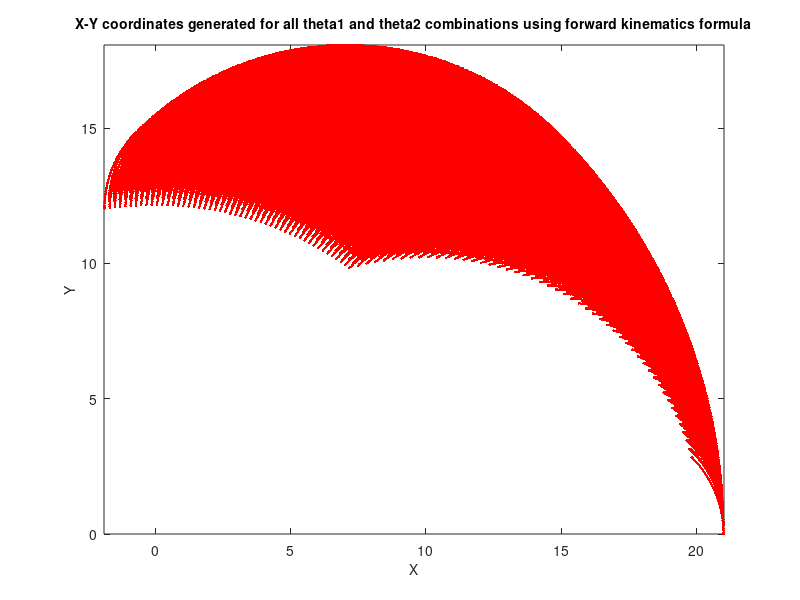

MATLAB code for this plot: (Note: this script raises an error after producing the figure.)
% The following code snippet shows how data is generated for all
% combination of |theta1| and |theta2| values and saved into a matrix to be
% used as training data. The reason for saving the data in two matrices is
% explained in the following section.

l1 = 10; % length of first arm
l2 = 7; % length of second arm
l3 = 4; % length of third arm

nr_p = 50;

theta1 = linspace(0, pi/4, nr_p); % all possible theta1 values
theta2 = linspace(0, pi/2, nr_p); % all possible theta2 values
theta3 = linspace(0, pi/4, nr_p); % all possible theta3 values

% [THETA1,THETA2] = meshgrid(theta1,theta2);
[THETA1,THETA2,THETA3] = meshgrid(theta1,theta2,theta3);

X = l1 * cos(THETA1) + l2 * cos(THETA1 + THETA2) + l3 * cos(THETA1 + THETA2 + THETA3); % compute x coordinates
Y = l1 * sin(THETA1) + l2 * sin(THETA1 + THETA2) + l3 * sin(THETA1 + THETA2 + THETA3); % compute y coordinates

% X = l1 * cos(THETA1) + l2 * cos(THETA1 + THETA2);
% Y = l1 * sin(THETA1) + l2 * sin(THETA1 + THETA2);

data1 = [X(:) Y(:) THETA1(:)]; % create x-y-theta1 dataset
data2 = [X(:) Y(:) THETA2(:)]; % create x-y-theta2 dataset
data3 = [X(:) Y(:) THETA3(:)]; % create x-y-theta3 dataset

%%
train_data1 = data1(1:2:end,:);
train_data2 = data2(1:2:end,:);
% train_data3 = data3(1:2:end,:);
val_data1 = data1(2:2:end,:);
val_data2 = data2(2:2:end,:);
% val_data3 = data3(2:2:end,:);

%%
TRAIN_P = 80;
PARTS = 25;
GROUP_SIZE = length(data1)/PARTS;

all_points = 1:length(data1);

parts = reshape(all_points, [PARTS, GROUP_SIZE]);

train_points = [];
val_points = [];
test_points = [];
for i = 1:PARTS
    t = datasample(parts(i,:),floor(TRAIN_P/100*GROUP_SIZE), 'Replace', false);
    rest = setdiff(parts(i,:), t);
    
    v = datasample(rest,floor(size(rest,2)/2), 'Replace', false);
    tp = setdiff(rest, v);
    
    train_points = [train_points t];
    val_points = [val_points v];
    test_points = [test_points tp];
end
%% load the points into data sets
train_data1 = data1(train_points, :);
train_data2 = data2(train_points, :);
train_data3 = data3(train_points, :);

val_data1 = data1(val_points, :);
val_data2 = data2(val_points, :);
val_data3 = data3(val_points, :);

test_data1 = data1(test_points, :);
test_data2 = data2(test_points, :);
test_data3 = data3(test_points, :);

%% save train/val/test data sets
save('train_points', 'train_points');
save('val_points', 'val_points');
save('test_points', 'test_points');

%% load train/val/test data points
load('train_points');
load('val_points');
load('test_points');
%%
% The following plot shows all the X-Y data points generated by cycling
% through different combinations of |theta1| and |theta2| and deducing x
% and y coordinates for each. The plot can be generated by using the
% code-snippet shown below. The plot is illustrated further for easier
% understanding.
%
plot(X(:),Y(:),'r.');
axis equal;
xlabel('X','fontsize',10)
ylabel('Y','fontsize',10)
title('X-Y coordinates generated for all theta1 and theta2 combinations using forward kinematics formula','fontsize',10)
%
% <<../invkine_grid.png>>
%
%%
opt = genfisOptions('SubtractiveClustering',...
                    'ClusterInfluenceRange',0.2);

fismat=genfis(train_data1(:,1:2),train_data1(:,3),opt);

opt = anfisOptions;
opt.InitialFIS = fismat;
opt.EpochNumber = 300;
epoch = 1:300;
opt.DisplayANFISInformation = 0;
opt.DisplayErrorValues = 0;
opt.DisplayStepSize = 0;
opt.DisplayFinalResults = 0;

% Train an ANFIS system using the first set of training data, |data1|.
disp('--> Training first ANFIS network.')

opt.ValidationData = val_data1;

[anfis1,trnErr,ss,anfis12,chkErr] = anfis(train_data1,opt);

figure
plot(epoch,trnErr,'o-b',epoch,chkErr,'x-r')
disp('--> Finished training first ANFIS network.')
%%
opt = genfisOptions('SubtractiveClustering',...
                    'ClusterInfluenceRange',0.2);

fismat=genfis(train_data2(:,1:2),train_data2(:,3),opt);

opt = anfisOptions;
opt.InitialFIS = fismat;
opt.EpochNumber = 300;
epoch = 1:300;
opt.DisplayANFISInformation = 0;
opt.DisplayErrorValues = 0;
opt.DisplayStepSize = 0;
opt.DisplayFinalResults = 0;

disp('--> Training second ANFIS network.')
% opt.InitialFIS = 25; % grid partitioning
opt.ValidationData = val_data2;

[anfis2,trnErr,ss,anfis22,chkErr] = anfis(train_data2,opt);

figure
plot(epoch,trnErr,'o-b',epoch,chkErr,'x-r')
disp('--> Finished training second ANFIS network.')
%%
% Change the number of input membership functions and train an ANFIS system
% using the third set of training data, |data3|.
tic
opt = genfisOptions('SubtractiveClustering',...
                    'ClusterInfluenceRange',0.2);

fismat=genfis(train_data3(:,1:2),train_data3(:,3),opt);

opt = anfisOptions;
opt.InitialFIS = fismat;
opt.EpochNumber = 300;
epoch = 1:300;
opt.DisplayANFISInformation = 0;
opt.DisplayErrorValues = 0;
opt.DisplayStepSize = 0;
opt.DisplayFinalResults = 0;

disp('--> Training third ANFIS network.')
% opt.InitialFIS = 25; % grid partitioning
opt.ValidationData = val_data3;

[anfis3,trnErr,ss,anfis32,chkErr] = anfis(train_data3,opt);

figure
plot(epoch,trnErr,'o-b',epoch,chkErr,'x-r')
disp('--> Finished training third ANFIS network.')
train_time = toc

%% save training
save('anfis1', 'anfis1');
%%
save('anfis2', 'anfis2');
%%
save('anfis3', 'anfis3');
%%
% extract validation data as set of XY
XY = val_data1(:,1:2);
THETA1P = evalfis(XY,anfis1); % theta1 predicted by anfis1
THETA2P = evalfis(XY,anfis2); % theta2 predicted by anfis2
% THETA3P = evalfis(XY,anfis3); % theta3 predicted by anfis3

NN_THETA = MLP_2joints({XY(:,1)';XY(:,2)'});
% NN_THETA = MLP_3joints({XY(:,1)';XY(:,2)';XY(:,3)'});
NN_THETA = NN_THETA{1}';
NN_THETA1P = NN_THETA(:,1);
NN_THETA2P = NN_THETA(:,2);
% NN_THETA3P = NN_THETA(:,3);

%% calculate overall RMSE, MEAN, MEADIAN and MAXIMUM on angles
angle_errors1 = THETA1P-val_data1(:,3);
angle_errors2 = THETA2P-val_data2(:,3);
% angle_errors3 = THETA3P-val_data3(:,3);

NN_angle_errors1 = NN_THETA1P-val_data1(:,3);
NN_angle_errors2 = NN_THETA2P-val_data2(:,3);
% NN_angle_errors3 = NN_THETA3P-val_data3(:,3);

%RMSE
RMSE1 = sqrt(mean((angle_errors1).^2));
RMSE2 = sqrt(mean((angle_errors2).^2));
% RMSE3 = sqrt(mean((angle_errors).^2));

NN_RMSE1 = sqrt(mean(NN_angle_errors1.^2));
NN_RMSE2 = sqrt(mean(NN_angle_errors2.^2));
% NN_RMSE3 = sqrt(mean(NN_angle_errors3.^2));

%MEAN
MEAN1 = mean(abs(angle_errors1-mean(angle_errors1)));
MEAN2 = mean(abs(angle_errors2-mean(angle_errors2)));
% MEAN3 = mean(abs(angle_errors3-mean(angle_errors3)));

NN_MEAN1 = mean(abs(NN_angle_errors1-mean(NN_angle_errors1)));
NN_MEAN2 = mean(abs(NN_angle_errors2-mean(NN_angle_errors2)));
% NN_MEAN3 = mean(abs(NN_angle_errors3-mean(NN_angle_errors3)));

%MEDIAN
MEDIAN1 = median(abs(angle_errors1-median(angle_errors1)));
MEDIAN2 = median(abs(angle_errors2-median(angle_errors2)));
% MEDIAN3 = median(abs(angle_errors3-median(angle_errors3)));

NN_MEDIAN1 = median(abs(NN_angle_errors1-median(NN_angle_errors1)));
NN_MEDIAN2 = median(abs(NN_angle_errors2-median(NN_angle_errors2)));
% NN_MEDIAN3 = median(abs(NN_angle_errors3-median(NN_angle_errors3)));

%MAXIMUM
MAXIMUM1 = max(abs(angle_errors1));
MAXIMUM2 = max(abs(angle_errors2));
% MAXIMUM3 = max(abs(angle_errors3));

NN_MAXIMUM1 = max(abs(NN_angle_errors1));
NN_MAXIMUM2 = max(abs(NN_angle_errors2));
% NN_MAXIMUM3 = max(abs(NN_angle_errors3));

["Calculation","Anfis","MLP","Delta";
 "RMSE1",RMSE1,NN_RMSE1,RMSE1-NN_RMSE1;
 "RMSE2",RMSE2,NN_RMSE2,RMSE2-NN_RMSE2;
 "RMSE3",RMSE3,NN_RMSE3,RMSE3-NN_RMSE3;
 "MEAN1",MEAN1,NN_MEAN1,MEAN1-NN_MEAN1;
 "MEAN2",MEAN2,NN_MEAN2,MEAN2-NN_MEAN2;
 "MEAN3",MEAN3,NN_MEAN3,MEAN3-NN_MEAN3;
 "MEDIAN1",MEDIAN1,NN_MEDIAN1,MEDIAN1-NN_MEDIAN1;
 "MEDIAN2",MEDIAN2,NN_MEDIAN2,MEDIAN2-NN_MEDIAN2;
 "MEDIAN3",MEDIAN3,NN_MEDIAN3,MEDIAN3-NN_MEDIAN3;
 "MAXIMUM1",MAXIMUM1,NN_MAXIMUM1,MAXIMUM1-NN_MAXIMUM1;
 "MAXIMUM2",MAXIMUM2,NN_MAXIMUM2,MAXIMUM2-NN_MAXIMUM2;
 "MAXIMUM3",MAXIMUM3,NN_MAXIMUM3,MAXIMUM3-NN_MAXIMUM3;
 ]
%% calculate overall RMSE, MEAN, MEADIAN and MAXIMUM on position
% Xp = l1 * cos(THETA1P) + l2 * cos(THETA1P + THETA2P) + l3 * cos(THETA1P + THETA2P + THETA3P); % compute x coordinates
% Yp = l1 * sin(THETA1P) + l2 * sin(THETA1P + THETA2P) + l3 * sin(THETA1P + THETA2P + THETA3P); % compute y coordinates

Xp = l1 * cos(THETA1P) + l2 * cos(THETA1P + THETA2P);
Yp = l1 * sin(THETA1P) + l2 * sin(THETA1P + THETA2P);

% NN_Xp = l1 * cos(NN_THETA1P) + l2 * cos(NN_THETA1P + NN_THETA2P) + l3 * cos(NN_THETA1P + NN_THETA2P + NN_THETA3P); % compute x coordinates
% NN_Yp = l1 * sin(NN_THETA1P) + l2 * sin(NN_THETA1P + NN_THETA2P) + l3 * sin(NN_THETA1P + NN_THETA2P + NN_THETA3P); % compute y coordinates

NN_Xp = l1 * cos(NN_THETA1P) + l2 * cos(NN_THETA1P + NN_THETA2P);
NN_Yp = l1 * sin(NN_THETA1P) + l2 * sin(NN_THETA1P + NN_THETA2P);

% euclidian distance
ed = sqrt((Xp-XY(:,1)).^2 + (Yp-XY(:,2)).^2);
NN_ed = sqrt((NN_Xp-XY(:,1)).^2 + (NN_Yp-XY(:,2)).^2);

% RMSE based on euclidian distance
RMSE = sqrt(mean(ed.^2));
NN_RMSE = sqrt(mean(NN_ed.^2));

%MEAN
MEAN = mean(abs(ed-mean(ed)));
NN_MEAN = mean(abs(NN_ed-mean(NN_ed)));

%MEDIAN
MEDIAN = median(abs(ed-median(ed)));
NN_MEDIAN = median(abs(NN_ed-median(NN_ed)));

%MAXIMUM
MAXIMUM = max(abs(ed));
NN_MAXIMUM = max(abs(NN_ed));

["Calculation","Anfis","MLP","Delta";
 "RMSE",RMSE,NN_RMSE,RMSE-NN_RMSE;
 "MEAN",MEAN,NN_MEAN,MEAN-NN_MEAN;
 "MEDIAN",MEDIAN,NN_MEDIAN,MEDIAN-NN_MEDIAN;
 "MAXIMUM",MAXIMUM,NN_MAXIMUM,MAXIMUM-NN_MAXIMUM
 ]

%% display quivers
err_X = Xp-XY(:,1);
err_Y = Yp-XY(:,2);

NN_err_X = NN_Xp-XY(:,1);
NN_err_Y = NN_Yp-XY(:,2);

% all_v = [err_X(:);err_Y(:);NN_err_X;NN_err_Y];
% a = min(all_v);
% b = max(all_v);
% 
% err_X = map(err_X(:), a, b);
% err_Y = map(err_Y(:), a, b);
% NN_err_X = map(NN_err_X(:), a, b);
% NN_err_Y = map(NN_err_Y(:), a, b);

figure
subplot(3,1,1)
quiver(XY(:,1),XY(:,2),err_X(:),err_Y(:))
title("Anfis");
axis([2 18 0 16]); 

subplot(3,1,2)
quiver(XY(:,1),XY(:,2),NN_err_X(:),NN_err_Y(:))
title("MLP");
axis([2 18 0 16]); 

subplot(3,1,3);
plot(XY(:,1),XY(:,2),'.'); 
title("Target");
axis([2 18 0 16]); 

%% 3d plot of errors
anfis_3 = sqrt(err_X.^2+err_Y.^2);
nn_3 = sqrt(NN_err_X.^2+NN_err_Y.^2);

CircleSize=100;
figure;
h2=scatter3(XY(:,1),XY(:,2),anfis_3,CircleSize,anfis_3,'s','filled');
xlabel('X axis');
ylabel('Y axis');
zlabel('Error');
title('Anfis');
colorbar;
figure;
h2=scatter3(XY(:,1),XY(:,2),nn_3,CircleSize,nn_3,'s','filled');
xlabel('X axis');
ylabel('Y axis');
zlabel('Error');
colorbar;
title('MLP');
